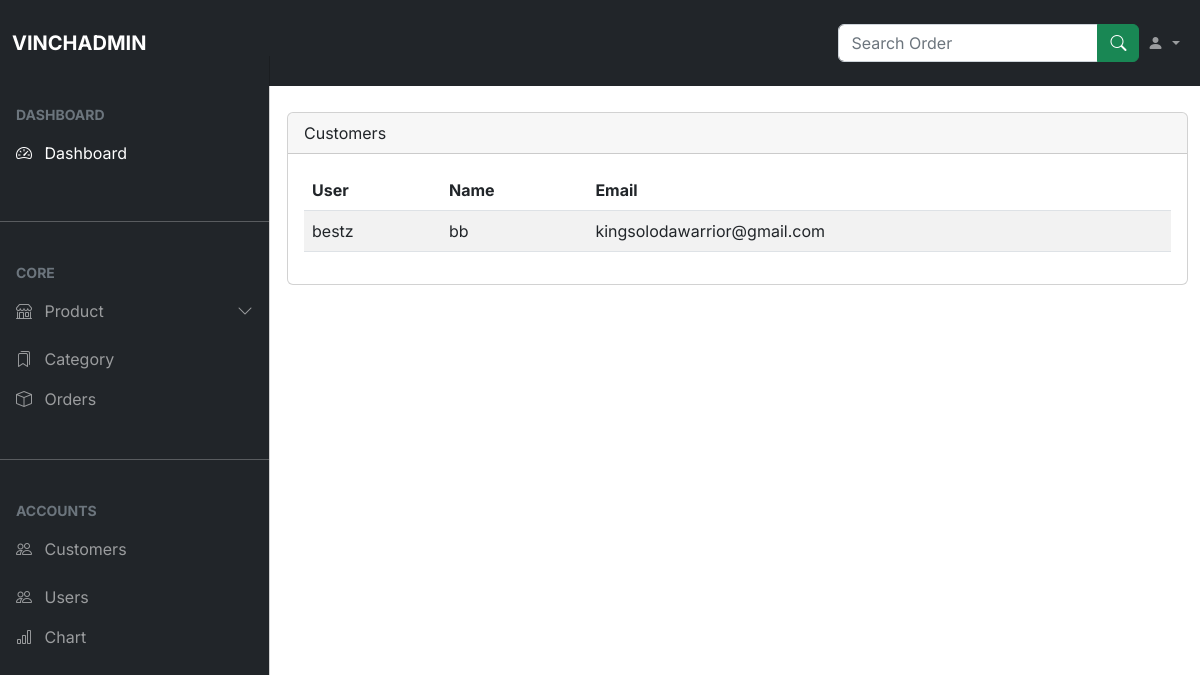
The app's page /customers/, older data.
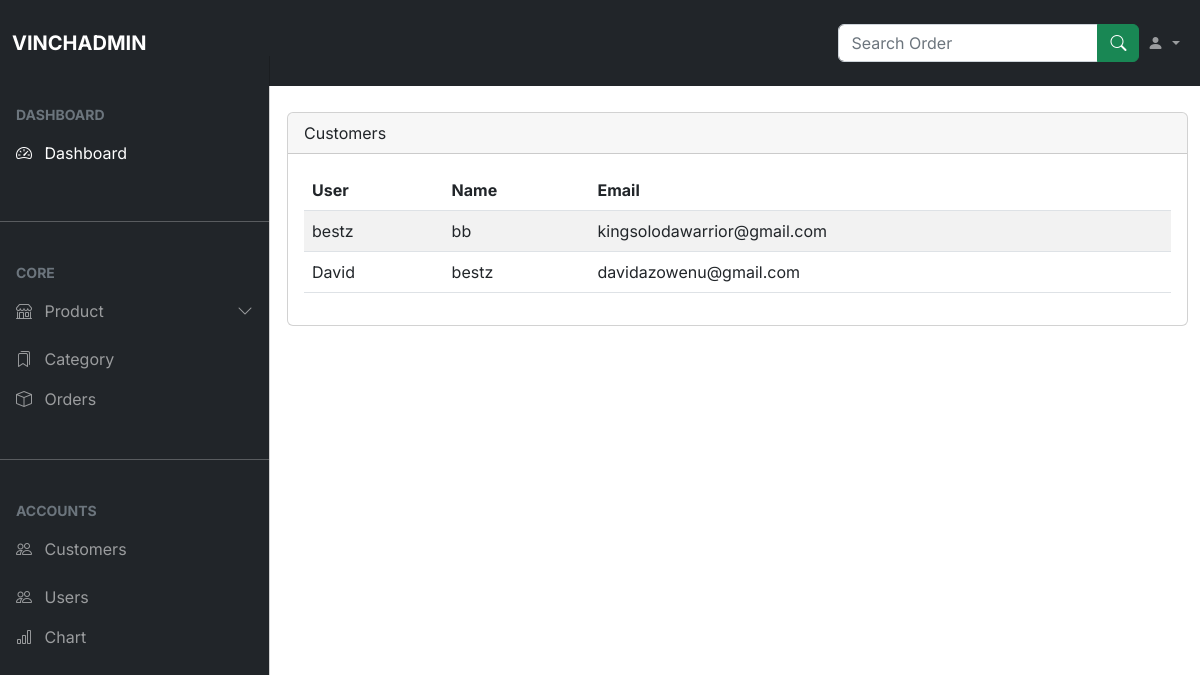
The same page, newer data.
### store/models.py (models this page shows, shortened)
class Customer(models.Model):
    user = models.OneToOneField(NewUser, on_delete=models.CASCADE)
    name = models.CharField(max_length=200, null=True)
    email = models.CharField(max_length=200, null=True)

### account/models.py (models this page shows)
class NewUser(AbstractBaseUser, PermissionsMixin):
    STATUS = (
        ('M', 'M'),
        ('F', 'F'),
    )
    email = models.EmailField(_("Email Adress"), unique=True)
    first_name = models.CharField(max_length=150)
    last_name = models.CharField(max_length=150)
    middle_name = models.CharField(max_length=150)
    gender = models.CharField(max_length=10, choices=STATUS, null=True)
    phone_number = models.CharField(max_length=17, blank=True, null=True)
    joined_date = models.DateTimeField(default=timezone.now)
    is_staff = models.BooleanField(default = False)
    is_active = models.BooleanField(default=False)
    objects = CustomAccountManager()
    USERNAME_FIELD = "email"
    REQUIRED_FIELDS = ['first_name', 'last_name', 'middle_name', 'gender', 'phone_number']
    def __str__(self):
        return self.last_name

### vinchadmin/views.py (the view)
# urls.py: path('customers/', views.customers, name="customers")
def customers(request):
    customer = Customer.objects.filter()
    return render(request, 'admindashboard/customers.html', {'customers': customer})

### account/context_processors.py (called while the page is built)
def users(request):
    if request.user.is_authenticated:
        username = NewUser.objects.get(last_name=request.user)
        last_name = username.last_name
    else:
        last_name = "Account"
        pass
    return {'last_name': last_name}

### store/context_processors.py (called while the page is built, shortened)
def total_cart_items(request):
    if request.user.is_authenticated:
        customer = request.user.customer
        order, created = Order.objects.get_or_create(customer=customer, complete=False)
        items = order.orderitem_set.all()
        if order:
            orderitems = OrderItem.objects.filter(order=order)
            qty = sum([item.quantity for item in orderitems])
            cart_total = sum([item.get_total for item in orderitems])
        else:
            qty = 0
            cart_total = 0
    else:
        try:
            cart = json.loads(request.COOKIES['cart'])
        except:
            cart = {}
        qty = 0
        cart_total = 0
        items = []
    return {'qty': qty, 'cart_total': cart_total, 'items': items}

### templates/admindashboard/customers.html (shortened to what this page needs)
{% extends 'admindashboard/home.html' %}
{% load static %}
{% block content %}
<div class="container-fluid my-5">
    <div class="row">
        <div class="col-md-12">
            <div class="card">
                <div class="card-header">
                    Customers
                </div>
                <div class="card-body">
                    <div class="table-responsive">
                        <table class="table table-striped">
                            <thead>
                                <tr>
                                    <th>User</th>
                                    <th>Name</th>
                                    <th>Email</th>
                                </tr>
                            </thead>
                            <tbody>
                                {% for user in  customers%}
                                    <tr>
                                        <td>{{user.user}}</td>
                                        <td>{{user.name}}</td>
                                        <td>{{user.email}}</td>
                                    </tr>
                                {% endfor %}
                            </tbody>
                        </table>
                    </div>
                </div>
            </div>
        </div>
    </div>
</div>
{% endblock content%}

Row changes from the older to the newer data that the page shows:
added Customer: user "David", name "bestz", email "davidazowenu@gmail.com"
